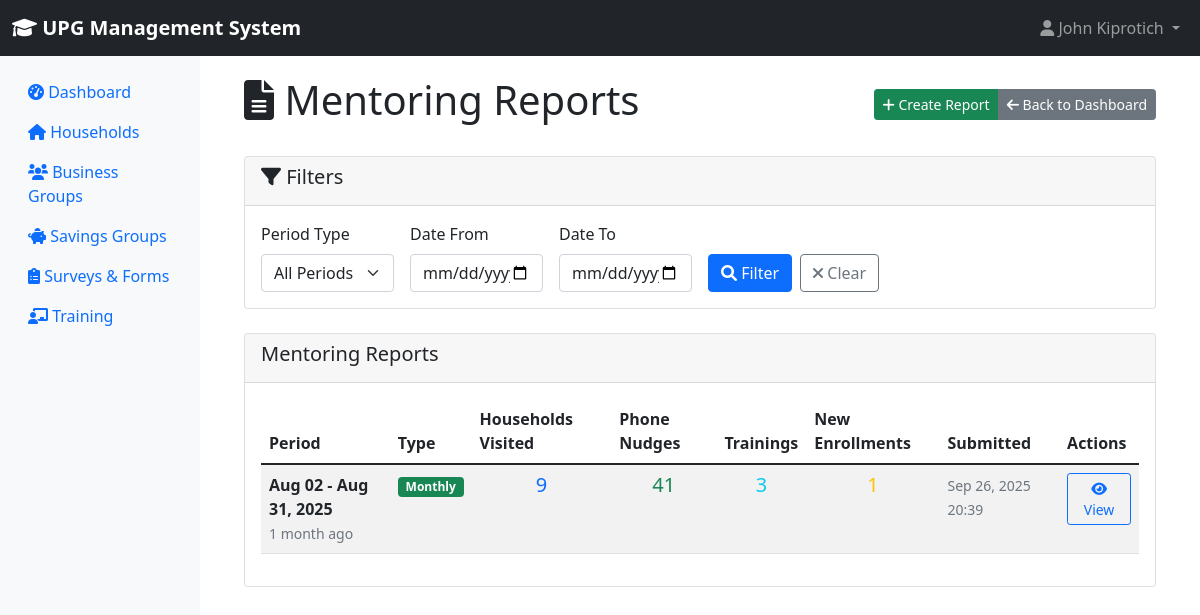
/training/mentoring/reports/ (signed in), run on the app's committed database.
### accounts/models.py (models this page shows, shortened)
class User(AbstractUser):
    ROLE_CHOICES = [
        ('county_executive', 'County Executive (CECM & Governor)'),
        ('county_assembly', 'County Assembly Member'),
        ('ict_admin', 'ICT Administrator'),
        ('me_staff', 'M&E Staff'),
        ('field_associate', 'Field Associate/Mentor Supervisor'),
        ('mentor', 'Mentor'),
        ('beneficiary', 'Beneficiary'),
    ]
    email = models.EmailField(unique=True)
    role = models.CharField(max_length=20, choices=ROLE_CHOICES, default='mentor')
    phone_number = models.CharField(max_length=15, blank=True)
    office = models.CharField(max_length=100, blank=True)
    country = models.CharField(max_length=50, default='Kenya')
    is_active = models.BooleanField(default=True)
    created_at = models.DateTimeField(auto_now_add=True)
    updated_at = models.DateTimeField(auto_now=True)
    class Meta:
        db_table = 'upg_users'

### training/models.py (models this page shows, shortened)
class MentoringReport(models.Model):
    REPORTING_PERIOD_CHOICES = [
        ('weekly', 'Weekly'),
        ('monthly', 'Monthly'),
        ('quarterly', 'Quarterly'),
    ]
    mentor = models.ForeignKey(User, on_delete=models.CASCADE)
    reporting_period = models.CharField(max_length=20, choices=REPORTING_PERIOD_CHOICES)
    period_start = models.DateField()
    period_end = models.DateField()
    households_visited = models.IntegerField(default=0)
    phone_nudges_made = models.IntegerField(default=0)
    trainings_conducted = models.IntegerField(default=0)
    new_households_enrolled = models.IntegerField(default=0)
    key_activities = models.TextField(help_text="Key activities during the period")
    challenges_faced = models.TextField(blank=True)
    successes_achieved = models.TextField(blank=True)
    next_period_plans = models.TextField(blank=True)
    submitted_date = models.DateTimeField(auto_now_add=True)
    class Meta:
        db_table = 'upg_mentoring_reports'
        unique_together = ['mentor', 'reporting_period', 'period_start']

### training/mentoring_views.py (the view)
# urls.py: path('mentoring/reports/', mentoring_views.mentoring_reports, name='mentoring_reports'),
@login_required
def mentoring_reports(request):
    user_role = getattr(request.user, 'role', None)
    if not (request.user.is_superuser or user_role in ['ict_admin', 'me_staff', 'field_associate', 'mentor']):
        messages.error(request, 'You do not have permission to access mentoring reports.')
        return redirect('dashboard:dashboard')
    if user_role == 'mentor':
        reports = MentoringReport.objects.filter(mentor=request.user)
    else:
        reports = MentoringReport.objects.all()
    mentor_filter = request.GET.get('mentor')
    period_filter = request.GET.get('period')
    date_from = request.GET.get('date_from')
    date_to = request.GET.get('date_to')
    if mentor_filter:
        reports = reports.filter(mentor_id=mentor_filter)
    if period_filter:
        reports = reports.filter(reporting_period=period_filter)
    if date_from:
        reports = reports.filter(period_start__gte=date_from)
    if date_to:
        reports = reports.filter(period_end__lte=date_to)
    reports = reports.order_by('-submitted_date')
    paginator = Paginator(reports, 10)
    page_number = request.GET.get('page')
    page_obj = paginator.get_page(page_number)
    mentors = []
    if user_role != 'mentor':
        mentors = User.objects.filter(role='mentor').order_by('first_name', 'last_name')
    context = {
        'page_title': 'Mentoring Reports',
        'page_obj': page_obj,
        'mentors': mentors,
        'user_role': user_role,
        'current_filters': {
            'mentor': mentor_filter,
            'period': period_filter,
            'date_from': date_from,
            'date_to': date_to,
        }
    }
    return render(request, 'training/mentoring_reports.html', context)

### core/context_processors.py (called while the page is built, shortened)
def system_alerts(request):
    if request.user.is_authenticated:
        from settings_module.models import SystemAlert, UserAlertDismissal
        from django.utils import timezone
        active_alerts = SystemAlert.objects.filter(
            is_active=True,
            show_until__gt=timezone.now()
        )
        user_alerts = []
        return {
            'system_alerts': user_alerts,
            'alerts_count': len(user_alerts),
        }
    return {}

### training/templates/training/mentoring_reports.html (shortened to what this page needs)
{% extends 'base.html' %}
{% block content %}
<div class="container-fluid">
    <div class="d-flex justify-content-between align-items-center mb-4">
        <h1><i class="fas fa-file-alt"></i> {{ page_title }}</h1>
        <div class="btn-group">
            {% if user_role == 'mentor' %}
            <a href="{% url 'training:create_mentoring_report' %}" class="btn btn-success btn-sm">
                <i class="fas fa-plus"></i> Create Report
            </a>
            {% endif %}
            <a href="{% url 'training:mentoring_dashboard' %}" class="btn btn-secondary btn-sm">
                <i class="fas fa-arrow-left"></i> Back to Dashboard
            </a>
        </div>
    </div>
    <div class="card mb-4">
        <div class="card-header">
            <h5 class="card-title"><i class="fas fa-filter"></i> Filters</h5>
        </div>
        <div class="card-body">
            <form method="GET" class="row g-3">
                <div class="col-md-2">
                    <label for="period" class="form-label">Period Type</label>
                    <select class="form-select" id="period" name="period">
                        <option value="">All Periods</option>
                    </select>
                </div>
                <div class="col-md-2">
                    <label for="date_from" class="form-label">Date From</label>
                    <input type="date" class="form-control" id="date_from" name="date_from" value="{{ current_filters.date_from }}">
                </div>
                <div class="col-md-2">
                    <label for="date_to" class="form-label">Date To</label>
                    <input type="date" class="form-control" id="date_to" name="date_to" value="{{ current_filters.date_to }}">
                </div>
                <div class="col-md-3 d-flex align-items-end">
                    <button type="submit" class="btn btn-primary me-2">
                        <i class="fas fa-search"></i> Filter
                    </button>
                    <a href="{% url 'training:mentoring_reports' %}" class="btn btn-outline-secondary">
                        <i class="fas fa-times"></i> Clear
                    </a>
                </div>
            </form>
        </div>
    </div>
    <div class="card">
        <div class="card-header">
            <h5 class="card-title">Mentoring Reports</h5>
        </div>
        <div class="card-body">
            {% if page_obj %}
            <div class="table-responsive">
                <table class="table table-striped table-hover">
                    <thead>
                        <tr>
                            <th>Period</th>
                            <th>Type</th>
                            <th>Households Visited</th>
                            <th>Phone Nudges</th>
                            <th>Trainings</th>
                            <th>New Enrollments</th>
                            <th>Submitted</th>
                            <th>Actions</th>
                        </tr>
                    </thead>
                    <tbody>
                        {% for report in page_obj %}
                        <tr>
                            <td>
                                <strong>{{ report.period_start|date:"M d" }} - {{ report.period_end|date:"M d, Y" }}</strong>
                                <br><small class="text-muted">{{ report.period_end|timesince }} ago</small>
                            </td>
                            <td>
                                <span class="badge bg-{% if report.reporting_period == 'weekly' %}info{% elif report.reporting_period == 'monthly' %}success{% else %}warning{% endif %}">
                                    {{ report.get_reporting_period_display }}
                                </span>
                            </td>
                            <td class="text-center">
                                <h5 class="text-primary mb-0">{{ report.households_visited }}</h5>
                            </td>
                            <td class="text-center">
                                <h5 class="text-success mb-0">{{ report.phone_nudges_made }}</h5>
                            </td>
                            <td class="text-center">
                                <h5 class="text-info mb-0">{{ report.trainings_conducted }}</h5>
                            </td>
                            <td class="text-center">
                                <h5 class="text-warning mb-0">{{ report.new_households_enrolled }}</h5>
                            </td>
                            <td>
                                <small class="text-muted">{{ report.submitted_date|date:"M d, Y H:i" }}</small>
                            </td>
                            <td>
                                <a href="{% url 'training:mentoring_report_detail' report.id %}" class="btn btn-sm btn-outline-primary">
                                    <i class="fas fa-eye"></i> View
                                </a>
                            </td>
                        </tr>
                        {% endfor %}
                    </tbody>
                </table>
            </div>
            {% endif %}
        </div>
    </div>
</div>
{% endblock %}

### templates/base.html (shortened to what this page needs)
<!DOCTYPE html>
<html lang="en">
<head>
    <link href="https://cdn.jsdelivr.net/npm/bootstrap@5.1.3/dist/css/bootstrap.min.css" rel="stylesheet">
    <link href="https://cdnjs.cloudflare.com/ajax/libs/font-awesome/6.0.0/css/all.min.css" rel="stylesheet">
</head>
<body>
    <nav class="navbar navbar-expand-lg navbar-dark bg-dark">
        <div class="container-fluid">
            <a class="navbar-brand" href="{% url 'dashboard:dashboard' %}">
                <i class="fas fa-graduation-cap"></i> UPG Management System
            </a>
            {% if user.is_authenticated %}
            <div class="navbar-nav ms-auto">
                <div class="nav-item dropdown">
                    <a class="nav-link dropdown-toggle" href="#" role="button" data-bs-toggle="dropdown">
                        <i class="fas fa-user"></i> {{ user.get_full_name|default:user.username }}
                    </a>
                </div>
            </div>
            {% endif %}
        </div>
    </nav>
    <div class="container-fluid">
        <div class="row">
            {% if user.is_authenticated %}
            <nav class="col-md-2 d-none d-md-block sidebar">
                <div class="sidebar-sticky pt-3">
                    <ul class="nav flex-column">
                        <li class="nav-item">
                            <a class="nav-link {% if request.resolver_match.url_name == 'dashboard' %}active{% endif %}"
                               href="{% url 'dashboard:dashboard' %}">
                                <i class="fas fa-tachometer-alt"></i> Dashboard
                            </a>
                        </li>
                        {% if perms.can_view_households %}
                        <li class="nav-item">
                            <a class="nav-link" href="{% url 'households:household_list' %}">
                                <i class="fas fa-home"></i> Households
                            </a>
                        </li>
                        {% endif %}
                        {% if perms.can_view_business_groups %}
                        <li class="nav-item">
                            <a class="nav-link" href="{% url 'business_groups:group_list' %}">
                                <i class="fas fa-users"></i> Business Groups
                            </a>
                        </li>
                        {% endif %}
                        {% if perms.can_view_savings_groups %}
                        <li class="nav-item">
                            <a class="nav-link" href="{% url 'savings_groups:savings_list' %}">
                                <i class="fas fa-piggy-bank"></i> Savings Groups
                            </a>
                        </li>
                        {% endif %}
                        {% if perms.can_view_surveys %}
                        <li class="nav-item">
                            <a class="nav-link" href="{% url 'surveys:survey_list' %}">
                                <i class="fas fa-clipboard-list"></i> Surveys & Forms
                            </a>
                        </li>
                        {% endif %}
                        {% if perms.can_view_training %}
                        <li class="nav-item">
                            <a class="nav-link" href="{% url 'training:training_list' %}">
                                <i class="fas fa-chalkboard-teacher"></i> Training
                            </a>
                        </li>
                        {% endif %}
                    </ul>
                </div>
            </nav>
            {% endif %}
            <main role="main" class="{% if user.is_authenticated %}col-md-10 ml-sm-auto{% else %}col-12{% endif %} content-wrapper">
                {% block content %}{% endblock %}
            </main>
        </div>
    </div>
</body>
</html>

### templates/base.html (style rules this page uses)
.navbar-brand { font-weight: bold; }
.sidebar { min-height: 100vh; background-color: #f8f9fa; }
.content-wrapper { padding: 20px; }

### data on the page
User: get_full_name "John Kiprotich"
MentoringReport: period_start "Aug 02", period_end "Aug 31, 2025", period_end "1 month", reporting_period "Monthly", households_visited "9", phone_nudges_made "41", trainings_conducted "3", new_households_enrolled "1", submitted_date "Sep 26, 2025 20:39"

### other printed values
{{ page_title }} "Mentoring Reports"
